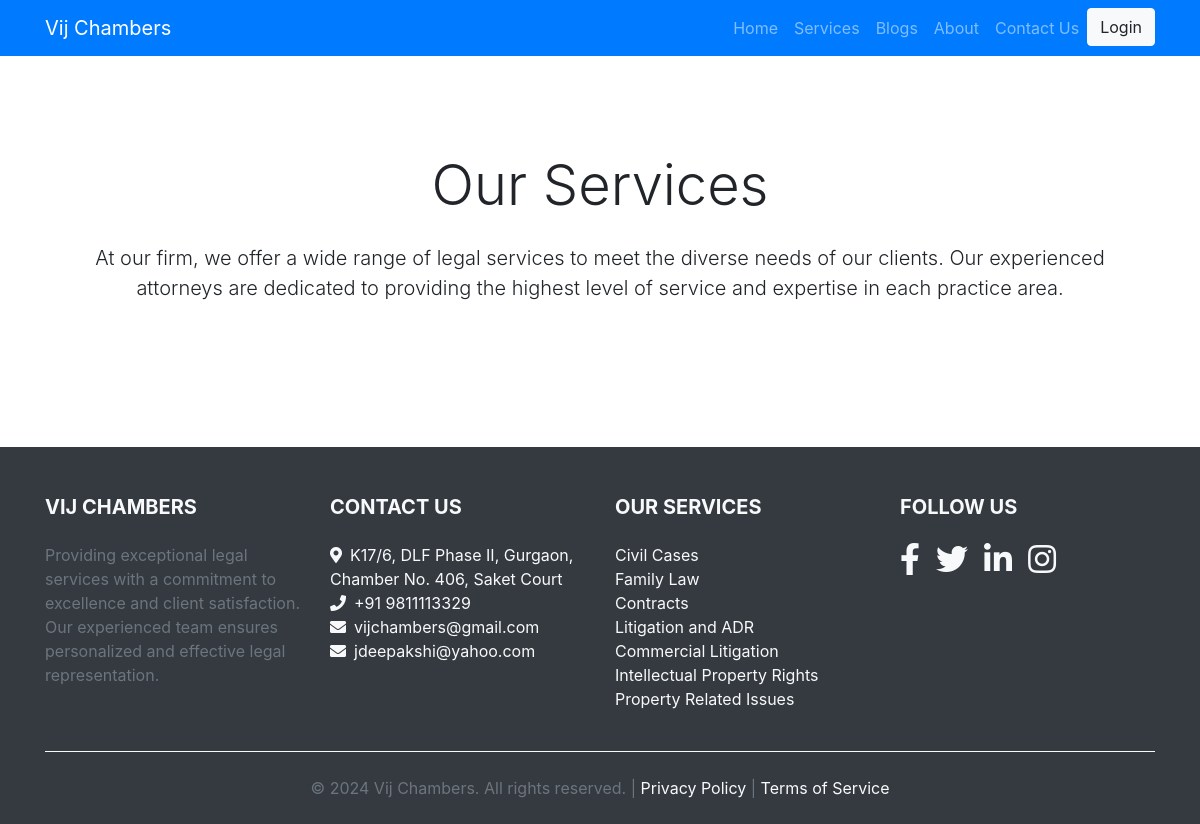
/services/, run on an earlier commit of the app's database.
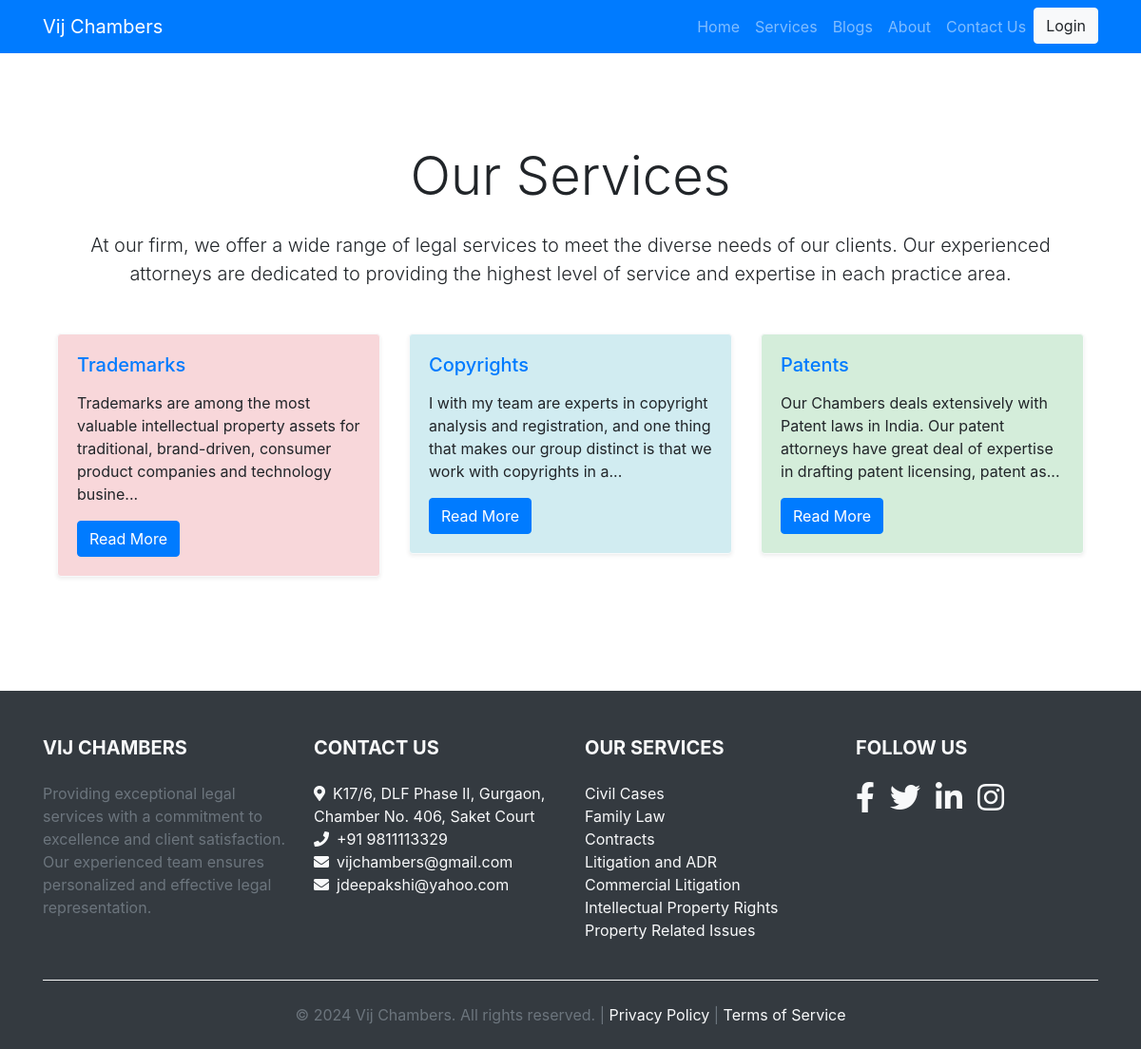
And on a later commit of the database.
### main/models.py (models this page shows, shortened)
class Service(models.Model):
    title = models.CharField(max_length=200)
    description = RichTextField()  # Use RichTextField instead of TextField
    detailed_description = RichTextField()  # Use RichTextField instead of TextField
    slug = models.SlugField(unique=True)

### main/views.py (the view)
# urls.py: path('services/', views.services, name='services'),
def services(request):
    services_list = Service.objects.all()
    return render(request, 'services.html', {'services': services_list})

### main/templates/services.html (shortened to what this page needs)
{% extends 'base.html' %}
{% block content %}
    <section id="services" class="my-5 py-5">
        <div class="container">
            <h2 class="text-center mb-4 display-4">Our Services</h2>
            <p class="lead text-center mb-5">At our firm, we offer a wide range of legal services to meet the diverse needs of our clients. Our experienced attorneys are dedicated to providing the highest level of service and expertise in each practice area.</p>
            <div class="row">
                {% for service in services %}
                <div class="col-md-4 mb-4">
                    <div class="card border-light shadow-sm service-card">
                        <div class="card-body">
                            <h5 class="card-title text-primary">{{ service.title }}</h5>
                            <p class="card-text">{{ service.description|safe|slice:":150" }}...</p>
                            <a href="{% url 'service_detail' service.slug %}" class="btn btn-primary">Read More</a>
                        </div>
                    </div>
                </div>
                {% endfor %}
            </div>
        </div>
    </section>
{% endblock %}

What changed in the data, as far as the page shows it:
added Service: title "Trademarks", description "Trademarks are among the most valuable intellectual property assets for traditional, brand-driven, consumer product companies and technology busine"
added Service: title "Copyrights", description "I with my team are experts in copyright analysis and registration, and one thing that makes our group distinct is that we work with copyrights in a"
added Service: title "Patents", description "Our Chambers deals extensively with Patent laws in India. Our patent attorneys have great deal of expertise in drafting patent licensing, patent as"
